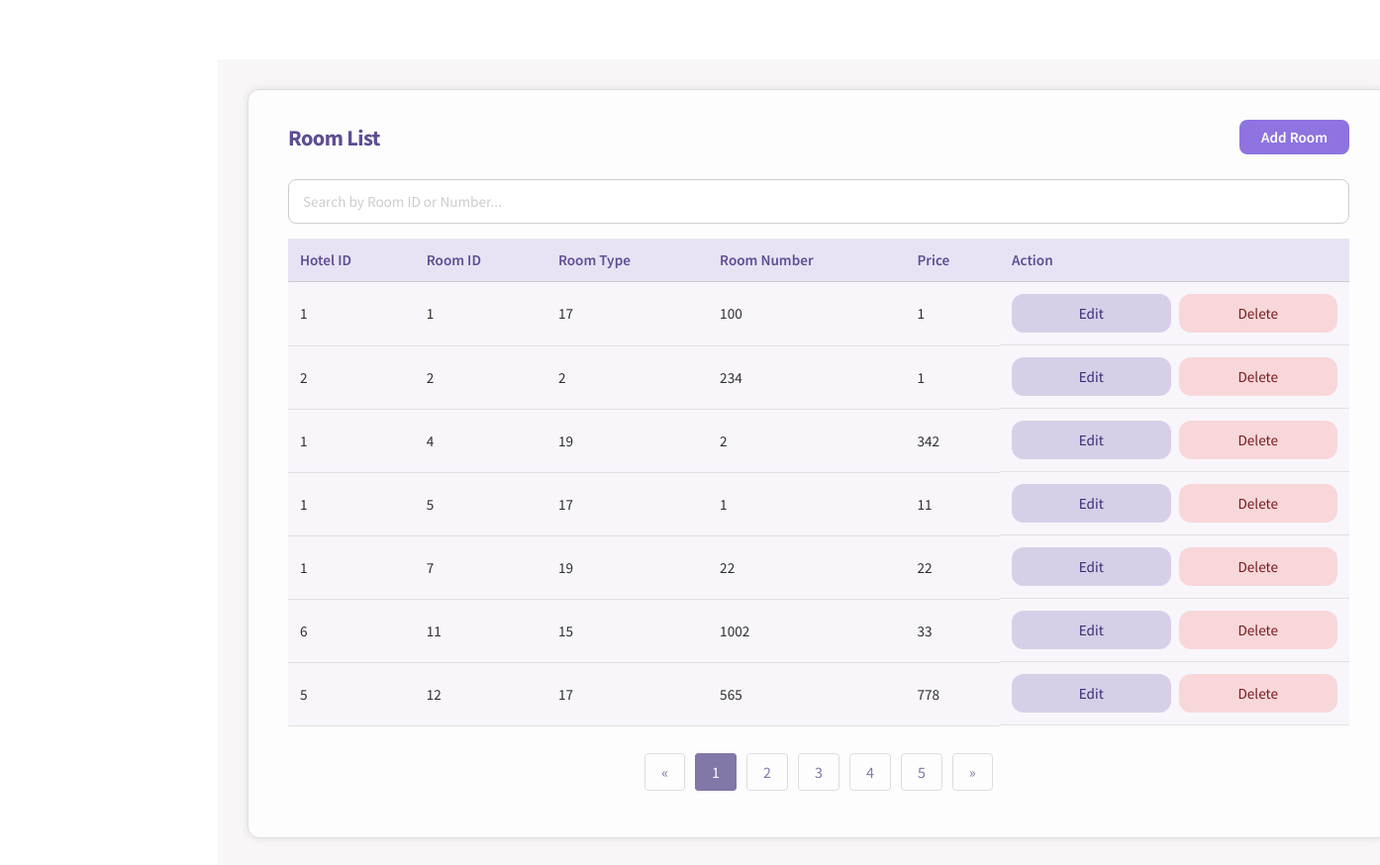
Screenshot of /room.php with the database file from the repository.
### tables this page shows
CREATE TABLE ROOM(
ROOM_ID INTEGER NOT NULL PRIMARY KEY AUTOINCREMENT,
ROOM_NO INTEGER NOT NULL,
ROOM_TYPE_ID INTEGER NOT NULL,
PRICE DOUBLE(2) NOT NULL,
HOTEL_ID INTEGER NOT NULL,
FOREIGN KEY (ROOM_TYPE_ID) REFERENCES ROOM_TYPE(ROOM_TYPE_ID) ON DELETE CASCADE ON UPDATE CASCADE,
FOREIGN KEY (HOTEL_ID) REFERENCES HOTEL(HOTEL_ID) ON DELETE CASCADE ON UPDATE CASCADE
);

### functions.php (the view, shortened to what this page needs)
<?php
function createDB()
{
    $db = new SQLite3('hotelSQL.db');
    $db->exec("PRAGMA foreign_keys = ON");
    return $db;
}
function RoomList($editingId = null)
{
    $db = createDB();
    $select_query = "SELECT * FROM ROOM";
    $result = $db->query($select_query);
    while ($row = $result->fetchArray(SQLITE3_ASSOC)) {
        if ($editingId == $row['ROOM_ID']) {
            echo "<form method='post'><tr>";
            echo "<td>
                    <input type='number' name='hotel-id'
                           value='" . htmlspecialchars($row['HOTEL_ID']) . "' required>
                  </td>";
            echo "<td>" . $row['ROOM_ID'] . "</td>";
            echo "<input type='hidden' name='room-id' value='" . $row['ROOM_ID'] . "'>";
            echo "<td>
                    <input type='number' name='room-type-id'
                           value='" . htmlspecialchars($row['ROOM_TYPE_ID']) . "' required>
                  </td>";
            echo "<td>
                    <input type='number' name='room-number'
                           value='" . htmlspecialchars($row['ROOM_NO']) . "' required>
                  </td>";
            echo "<td>
                    <input type='number' step='0.01' name='room-price'
                           value='" . htmlspecialchars($row['PRICE']) . "' required>
                  </td>";
            echo "<td>
                    <input type='submit' class='submit-btn' name='save' value='Save'>
                    <input type='submit' class='delete-button-in-list' name='cancel' value='Cancel'>
                  </td>";
            echo "</tr></form>";
        } else {
            echo "<form method='post'><tr>";
            echo "<td>" . $row['HOTEL_ID'] . "</td>";
            echo "<td>" . $row['ROOM_ID'] . "</td>";
            echo "<td>" . $row['ROOM_TYPE_ID'] . "</td>";
            echo "<td>" . $row['ROOM_NO'] . "</td>";
            echo "<td>" . $row['PRICE'] . "</td>";
            echo "<td>
                    <input type='hidden' name='room-id' value='" . $row['ROOM_ID'] . "'>
                    <input type='submit' class='edit-button-in-list' name='edit' value='Edit'>
                    <input type='submit' class='delete-button-in-list' name='delete' value='Delete'>
                  </td>";
            echo "</tr></form>";
        }
    }
}
?>

### style.css (style rules this page uses)
html, body { margin: 0; padding: 0; box-sizing: border-box; }
*, *::before, *::after { box-sizing: inherit; }
* { font-family: "Source Sans Pro", Helvetica, sans-serif; }
input::placeholder { color: #ccc; }
.base-table td { padding: 12px; border-bottom: 1px solid #e0e0e0; }
.base-table td:last-child { display: flex; justify-content: flex-start; align-items: center; gap: 8px; }
.base-table tr:nth-child(even) { background-color: #f8f6fb; }
.add-container input { padding: 10px; border: 1px solid #ccc; border-radius: 8px; font-size: 0.95rem; background-color: #fff; transition: border-color 0.3s, box-shadow 0.3s; }
.add-container td input[type="submit"] { padding: 10px 28px; border: none; border-radius: 12px; font-size: 0.95rem; font-weight: 500; cursor: pointer; }
.add-container .edit-button-in-list { background-color: #d7cfe8; color: #3b2d75; }
.add-container .delete-button-in-list { background-color: #f8d7da; color: #7a1c1c; }
.base-form input, .add-container input, .add-container select, .base-form select { width: 50%; max-width: 100%; }

### rows the page displays
room: HOTEL_ID "1", ROOM_ID "1", ROOM_TYPE_ID "17", ROOM_NO "100", PRICE "1"
room: HOTEL_ID "2", ROOM_ID "2", ROOM_TYPE_ID "2", ROOM_NO "234", PRICE "1"
room: HOTEL_ID "1", ROOM_ID "4", ROOM_TYPE_ID "19", ROOM_NO "2", PRICE "342"
room: HOTEL_ID "1", ROOM_ID "5", ROOM_TYPE_ID "17", ROOM_NO "1", PRICE "11"
room: HOTEL_ID "1", ROOM_ID "7", ROOM_TYPE_ID "19", ROOM_NO "22", PRICE "22"
room: HOTEL_ID "6", ROOM_ID "11", ROOM_TYPE_ID "15", ROOM_NO "1002", PRICE "33"
room: HOTEL_ID "5", ROOM_ID "12", ROOM_TYPE_ID "17", ROOM_NO "565", PRICE "778"
